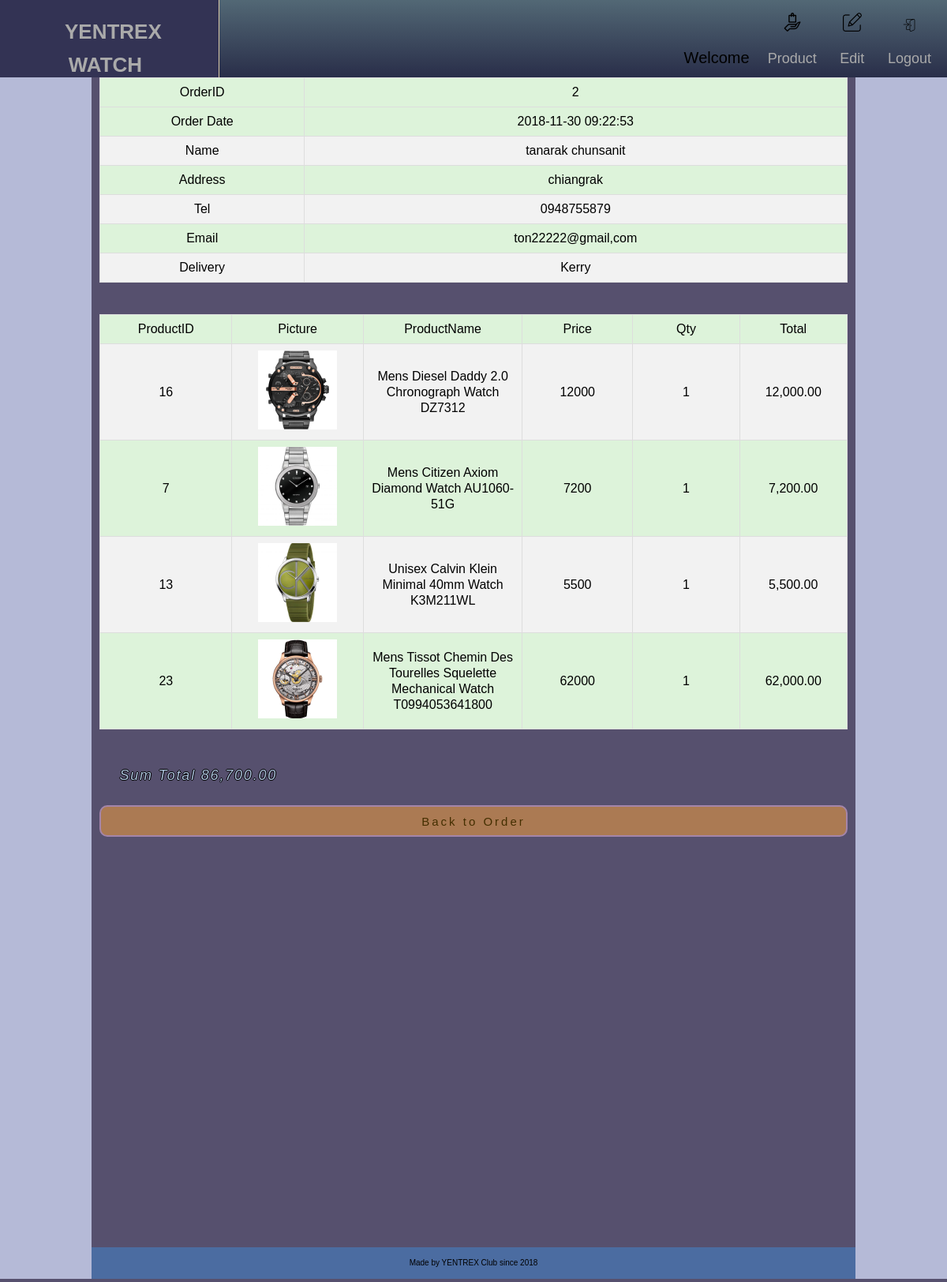
/view_order_staff.php?o_id=2, run on the app's committed database.
### tables this page shows
CREATE TABLE `order_head` (
  `o_id` int(10) NOT NULL,
  `USER_ID` int(11) NOT NULL,
  `o_dttm` datetime NOT NULL,
  `o_name` varchar(100) NOT NULL,
  `o_addr` varchar(500) NOT NULL,
  `o_email` varchar(100) NOT NULL,
  `o_phone` varchar(20) NOT NULL,
  `D_ID` int(11) NOT NULL,
  `status_id` int(11) NOT NULL
);

CREATE TABLE `delivery` (
  `D_ID` int(11) NOT NULL,
  `D_Name` varchar(20) NOT NULL
);

CREATE TABLE `order_detail` (
  `d_id` int(10) NOT NULL,
  `USER_ID` int(11) NOT NULL,
  `o_id` int(11) NOT NULL,
  `p_id` int(11) NOT NULL,
  `d_qty` int(11) NOT NULL,
  `d_subtotal` float NOT NULL
);

CREATE TABLE `product` (
  `P_ID` int(10) NOT NULL,
  `P_Name` varchar(255) NOT NULL,
  `P_Details` mediumtext NOT NULL,
  `P_Pic` varchar(100) NOT NULL,
  `P_Price` int(10) NOT NULL,
  `P_Company` varchar(255) NOT NULL
);

### view_order_staff.php (the view, shortened to what this page needs)
<?php session_start();
$o_id = $_REQUEST['o_id']; ?>
<!DOCTYPE html>
<html>
<head>
	<?php
	include("connect.php");
	?>
	<link rel="stylesheet" type="text/css" href="home.css">
	<link rel="stylesheet" type="text/css" href="template.css">
		<div class="header">
			<div class="Yentrex Watch">
				<a href="home3.php?userid=<?=$_SESSION['v_id']?>">Yentrex Watch</a>
			</div>
			<div class="top">
				<div id="toplink">
					<?php
						echo "Welcome";
					?>
					<br>
				</div>
				<div id="toplink">
					<img src="image/product.png">
					<br>
					<a href="Product2.php?userid=<?=$_SESSION['v_id']?>">Product</a>
				</div>
				<div id="toplink">
					<?php if ($_SESSION['v_userrole']==1){ ?>
						<img src="image/profile.png">
						<br>
						<a href="user.php?userid=<?=$_SESSION['v_id']?>">User Profile</a>
					<?php } else { ?>
						<img src="image/edit.png">
						<br>
						<a href="edit.php?userid=<?=$_SESSION['v_id']?>">Edit</a>
					<?php } ?>
				</div>
				<div id="toplink">
					<img src="image/login.png">
					<br>
					<a href="logout.php">Logout</a>
				</div>
			</div>
		</div>
</head>
<?php
$strSQL = "SELECT * FROM order_head,delivery
WHERE order_head.o_id = $o_id AND order_head.D_ID = delivery.D_ID";
$objQuery = mysqli_query($mysqli,$strSQL)  or die("Error: " . mysqli_error($mysqli));
$objResult = mysqli_fetch_array($objQuery);
?>
<body>
	<div id="div_main">
		<table width="400" border="1" align='center' id ="table">
			<tr>
			  <td width="71">OrderID</td>
			  <td width="217">
			  <?php echo $objResult["o_id"];?></td>
			</tr>
			<tr>
			 <tr>
			  <td width="71">Order Date</td>
			  <td width="217">
			  <?php echo $objResult["o_dttm"];?></td>
			</tr>
			<tr>
			  <td width="71">Name</td>
			  <td width="217">
			  <?php echo $objResult["o_name"];?></td>
			</tr>
			<tr>
			  <td>Address</td>
			  <td><?php echo $objResult["o_addr"];?></td>
			</tr>
			<tr>
			  <td>Tel</td>
			  <td><?php echo $objResult["o_phone"];?></td>
			</tr>
			<tr>
			  <td>Email</td>
			  <td><?php echo $objResult["o_email"];?></td>
			</tr>
			<tr>
			  <td>Delivery</td>
			  <td><?php echo $objResult["D_Name"];?></td>
			</tr>
		</table>
	  <br>
	<table width="800"  border="1" align="center" id ="table">
	  <tr>
		<td width="101">ProductID</td>
		<td width="101">Picture</td>
		<td width="82">ProductName</td>
		<td width="82">Price</td>
		<td width="79">Qty</td>
		<td width="79">Total</td>
	  </tr>
	<?php
	$SumTotal = 0;
	$strSQL2 = "SELECT * FROM order_detail WHERE o_id = '".$_GET["o_id"]."' ";
	$objQuery2 = mysqli_query($mysqli,$strSQL2)  or die("Error: " . mysqli_error($mysqli));
	while($objResult2 = mysqli_fetch_array($objQuery2))
	{
			$strSQL3 = "SELECT * FROM product WHERE P_ID = '".$objResult2["p_id"]."' ";
			$objQuery3 = mysqli_query($mysqli,$strSQL3)  or die("Error: " . mysqli_error($mysqli));
			$objResult3 = mysqli_fetch_array($objQuery3);
			$Total = $objResult2["d_qty"] * $objResult3["P_Price"];
			$SumTotal = $SumTotal + $Total;
		  ?>
		  <tr>
			<td><?php echo $objResult2["p_id"];?></td>
			<td><?php echo '<img src="image/'.$objResult3["P_Pic"].'" width="100" height"100">';?></td>
			<td><?php echo $objResult3["P_Name"];?></td>
			<td><?php echo $objResult3["P_Price"];?></td>
			<td><?php echo $objResult2["d_qty"];?></td>
			<td><?php echo number_format($Total,2);?></td>
		  </tr>
		  <?php
	 }
	  ?>
	</table>
		<div class="content">
			<div id="description">Sum Total <?php echo number_format($SumTotal,2);?></div>
			<a href="order.php?userid=<?=$_SESSION['v_id']?>"><button type="button" class="finishbutton">Back to Order</button></a>
		</div>
	</body>
		<footer class="foot">
			<div id="div_left"></div>
			Made by YENTREX Club since 2018
			<div id="div_right"></div>
		</footer>
</html>

### home.css (style rules this page uses)
a { text-decoration: none; }
body { font-size: 20px; background: #56506E; font-family: Ariel,Helvetica,sans serif; text-align: center; line-height: 2em; }
.foot { font-size:10px; background: #4b6ca1; margin:-4px; }
.finishbutton { width: 100%; height:40px; border:2px #a485aa solid; border-radius: 10px; margin-top: 20px; margin-bottom:20px; background-color: #AB7A53; font-size: 15px; color:#442f00; letter-spacing:0.2em; }
#table { font-family: "Trebuchet MS", Arial, Helvetica, sans-serif; border-collapse: collapse; width: 80%; line-height: 1em; }
#table td, #table th { border: 1px solid #ddd; padding: 8px; font-size:16px; }
#table tr:nth-child(even) { background-color: #f2f2f2; }
#table tr:nth-child(odd) { background-color: #ddf3da; }

### template.css (style rules this page uses)
.header { position: relative; overflow: hidden; background: #536976; background: -webkit-linear-gradient(to bottom, #536976, #292e49); background: linear-gradient(to bottom, #536976, #292e49); padding: 15px 10px; margin:-10px -10px 0px -10px; height:70px; }
.Yentrex { margin-top:-13px; margin-left:-8px; width:20%; height:70px; padding: 20px; float:left; font-family: "Lucida Sans Unicode", "Lucida Grande", sans-serif; font-weight: 700; font-style: normal; font-variant: small-caps; text-transform: uppercase; text-align: center; background-color:#333354; border-right:1px #ddccaa solid; }
.Yentrex a { padding:10px; height: auto; text-decoration:none; color:#aaaaaa; font-size: 26px; }
.top { float:right; }
.top a { color:#aaaaaa; text-align: center; padding: 12px; text-decoration: none; font-size: 18px; line-height: 25px; border-radius: 4px; }
div#toplink { display:inline-block; text-align: center; }
div#div_main { position:relative; }
div#div_left { position:absolute; top:0px; left:-10px; bottom:0px; width:10%; background-color:#b5bad7; }
div#description { position: relative; padding-left:25px; text-align: left; line-height: 2em; letter-spacing: 0.1em; font-family: 'Kanit', sans-serif; font-style:italic; font-size: 18px; color:#aabfda; text-shadow: -1px 0 black, 0 1px black, 1px 0 black, 0 -1px black; }
.content { margin-top:20px; position: relative; margin-left:10%; margin-right:10%; width:80%; padding:1em 0em; min-height: 600px; }
div#div_right { position:absolute; top:0px; right:-10px; bottom:0px; width:10%; background-color:#b5bad7; }

### data on the page
order_head: o_id "2", o_dttm "2018-11-30 09:22:53", o_name "tanarak chunsanit", o_addr "chiangrak", o_phone "0948755879", o_email "ton22222@gmail,com", D_ID.D_Name "Kerry"
order_detail: p "16", p.P_Pic (picture), p.P_Name "Mens Diesel Daddy 2.0 Chronograph Watch DZ7312", p.P_Price "12000", d_qty "1", d_qty.P_Price "12,000.00"
order_detail: p "7", p.P_Pic (picture), p.P_Name "Mens Citizen Axiom Diamond Watch AU1060-51G", p.P_Price "7200", d_qty "1", d_qty.P_Price "7,200.00"
order_detail: p "13", p.P_Pic (picture), p.P_Name "Unisex Calvin Klein Minimal 40mm Watch K3M211WL", p.P_Price "5500", d_qty "1", d_qty.P_Price "5,500.00"
order_detail: p "23", p.P_Pic (picture), p.P_Name "Mens Tissot Chemin Des Tourelles Squelette Mechanical Watch T0994053641800", p.P_Price "62000", d_qty "1", d_qty.P_Price "62,000.00"

### other printed values
$SumTotal "86,700.00"
